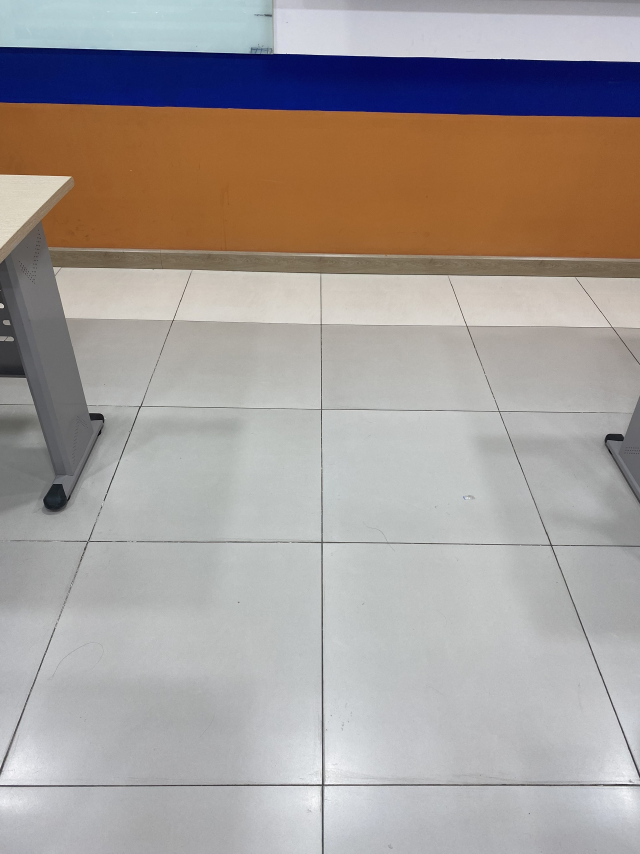
#> input picture imgs/1.jpg, 1920 x 2560 px (shown at 1/3 size); its folder holds only this picture in this run
$ jupyter execute --allow-errors analysis.ipynb
#> lines starting #> are read from the running program, lines starting #| are printed output that depends on the picture
[cell 1]
import cv2
import numpy as np
import random
import os
import math
import matplotlib.pyplot as plt
imgsPath='imgs'

imgs=[]
edges_imgs=[]
#Reading and Adding images
for path in os.listdir(imgsPath):
    print(os.path.join(imgsPath,path))

    img=cv2.imread(os.path.join(imgsPath,path))
#> img is the input picture: shape (2560, 1920, 3); mean B, G, R 152.7, 156.1, 163.9

    arrayTemp=np.array(img.shape[:-1])*0.4

    W,H=int(arrayTemp[0]),int(arrayTemp[1])

    img=cv2.resize(img,(H,W))
#> img: shape (1024, 768, 3)

    # 1. Convert to gray & denoise
    gray = cv2.cvtColor(img, cv2.COLOR_BGR2GRAY)
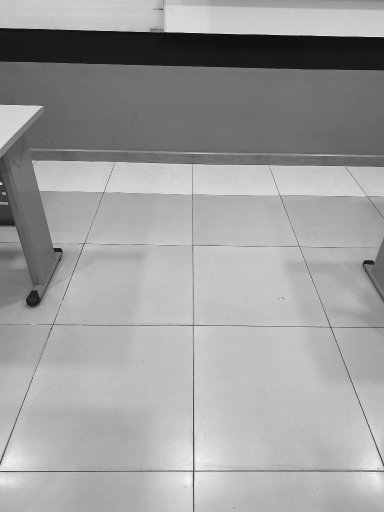
#> gray: shape (1024, 768) (shown at 1/2 size); min 5, max 254, mean 158
    blur = cv2.GaussianBlur(gray, (5, 5), 0)

    # 2. Outline extraction with Canny
    edges = cv2.Canny(blur, 10, 200)
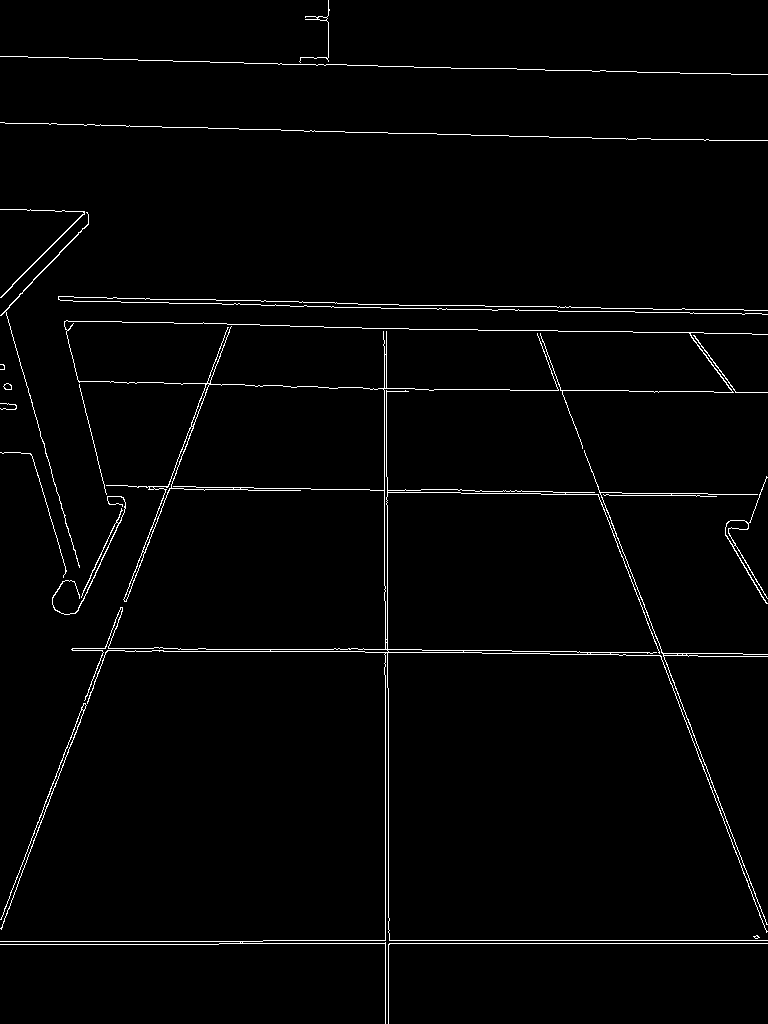
#> edges: shape (1024, 768); 1.8% white in thin lines or dots

    imgs.append(img)
    edges_imgs.append(edges)

[cell 2]
# [13 lines left out: function convertCoordinates, not called in this run]

def convertDegree(thetas):
    alpha=thetas - np.pi/2
    return np.abs(np.degrees(alpha))

# Draw function and log function (For detailing)
# [14 lines left out: function draw, not called in this run]

Showing the last test images

[cell 3]
import matplotlib.pyplot as plt
plt.gray()
plt.imshow(blur)
plt.show()

[cell 4]
plt.imshow(edges)

[cell 5]
lines_imgs=[]
countFails=0
path='results/Temp'
edges_imgs_=edges_imgs.copy()
#> edges_imgs_ = 1 item
for pos,edges in enumerate(edges_imgs_):
    lines=[]
    lines=cv2.HoughLines(edges, 1,np.pi/180,150)
    if lines is None:
        print(f"Can't find lines of image number {pos+1}")
        print('Image Error: ')
        plt.imshow(imgs[pos])
        countFails+=1

    img=imgs[pos]

    if lines is not None:

        lines_imgs.append(lines)
        img_c=img.copy()

        for i in range(len(lines)):
            rho=lines[i][0][0]
            theta=lines[i][0][1]

            x0=rho*np.cos(theta)
            y0=rho*np.sin(theta)

            a=np.cos(theta)
            b=np.sin(theta)

            x1=int(x0+1000*(-b))
            y1=int(y0+1000*(a))
            x2=int(x0-1000*(-b))
            y2=int(y0-1000*(a))

            cv2.line(img_c,(x1,y1),(x2,y2),(255,0,0),2)

        print(f'Saved result of image {pos+1} at {path}/{pos+1}.jpg')
        cv2.imwrite(f'{path}/{pos+1}.jpg',img_c)
#> this loop made 1 pass
#> pos on pass 1: 0
#> (printed output is left out)
#> pass 1, `cv2.imwrite(f'{path}/{pos+1}.jpg',img_c)`:
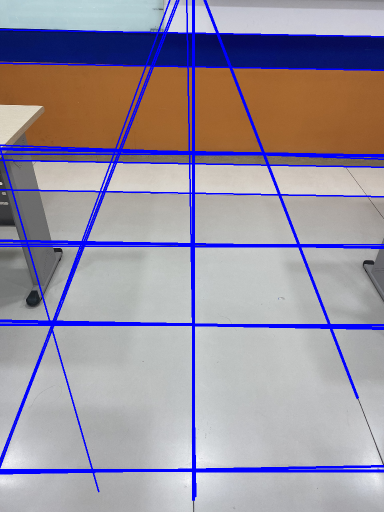
#> saved as 1.jpg: shape (1024, 768, 3) (shown at 1/2 size); mean B, G, R 161.1, 145.1, 152.4
#> after the loop, countFails = 0; lines_imgs = 1 item


if countFails: print(f'There are {countFails} images failed!')
else: print('All passed!')

[cell 6]
plt.imshow(img_c)

[cell 7]
lines_filtered_imgs=[]
for pos,lines in enumerate(lines_imgs):

    print(f"\n---------------Img {pos+1}---------------\n")

    lines_filtered=[]
    visited=[]
    angleBias=0.3
    p_bias=20

    for i in range(len(lines)-1):
        lines_=[]
        check=False

        if list(lines[i][0]) in visited: continue

        for j in range(i,len(lines)):
            c=False

            angleD=np.abs(lines[i][0][1]-lines[j][0][1])
            pD=np.abs(lines[i][0][0]-lines[j][0][0])

            print(f'\nFirst line: {lines[i]}; Second line: {lines[j]}; Difference:\nAngle: {angleD}\nLine: {pD}\nCond:',end=' ')

            if angleD<angleBias and pD<p_bias:

                print('Take')

                lines_.append(lines[i])
                lines_.append(lines[j])
                visited.append(list(lines[i][0]))
                visited.append(list(lines[j][0]))

                check=True
                c=True

            if not c:

                print('Pass')


        print('---Take and Average Process---')

        if not check:
            print(f'Not average; Value: {lines[i]}')

            lines_filtered.append(lines[i])
            visited.append(list(lines[i][0]))

            print(f'Visited: {visited}')
            print('-----------------------------')

        else:
            print(f'Average; value need to average {lines_}')
            print(f'Values: {np.mean(lines_,axis=0)}')

            lines_filtered.append(np.mean(lines_,axis=0))

            print(f'Visited: {visited}')
            print('-----------------------------')
    print(f'Result: {lines_filtered}')
    lines_filtered_imgs.append(lines_filtered)
#> this loop made 1 pass
#> (pos, angleBias, p_bias) on pass 1: (0, 0.3, 20)
#> (printed output is left out)
#> after the loop, lines_filtered_imgs = [[[[943.4, 1.57]], [[-383.2, 2.78]], [[328.7, 0.364]], [[385.8, 0]], [[484.8, 1.58]], [[298.1, 1.59]], [[648.6, 1.58]], [[318, 1.58]], [[380, 1.59]], [[127, 1.59]], [[81, 2.86]], [[60, 1.59]], [[-374, 3.12]]]]

[cell 8]
countFails=0
path='results/imgs/Temp2'
colors_imgs=[]

for pos,lines_filtered in enumerate(lines_filtered_imgs):

    img=imgs[pos]

    if lines_filtered is not None:

        colors=[(random.randint(10,255),random.randint(20,255),random.randint(30,255)) for i in range(len(lines_filtered))]
        img_c=img.copy()

        for i in range(len(lines_filtered)):
            rho=lines_filtered[i][0][0]
            theta=lines_filtered[i][0][1]

            x0=rho*np.cos(theta)
            y0=rho*np.sin(theta)

            a=np.cos(theta)
            b=np.sin(theta)

            x1=int(x0+1000*(-b))
            y1=int(y0+1000*(a))
            x2=int(x0-1000*(-b))
            y2=int(y0-1000*(a))
            cv2.line(img_c,(x1,y1),(x2,y2),colors[i],5)

        colors_imgs.append(colors)
        print(f'Saved result of image {pos+1} at {path}/{pos+1}.jpg')
        cv2.imwrite(f'{path}/{pos+1}.jpg',img_c)
#> this loop made 1 pass
#> pass 1, `cv2.imwrite(f'{path}/{pos+1}.jpg',img_c)`:
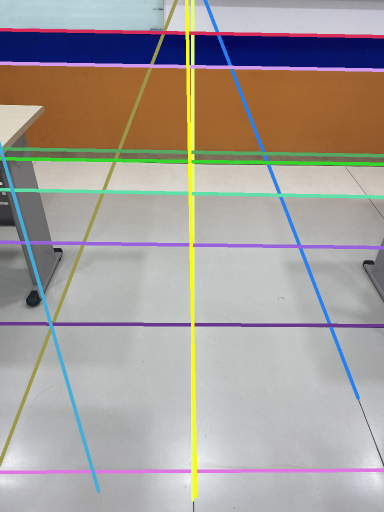
#> saved as 1.jpg: shape (1024, 768, 3) (shown at 1/2 size); mean B, G, R 153.3, 157.7, 163.7
#> after the loop, colors_imgs = [[(226, 118, 224), (237, 127, 40), (76, 150, 154), (113, 255, 230), (222, 97, 152), (101, 169, 85), (139, 55, 102), (45, 213, 54), (168, 224, 94), (242, 156, 210), (217, 174, 67), (89, 45, 216), (28, 250, 247)]]

if countFails: print(f'There are {countFails} images failed!')
else: print('All passed!')

[cell 9]
lines_filtered=lines_filtered_imgs[-1]
#> lines_filtered = [[[943.4, 1.57]], [[-383.2, 2.78]], [[328.7, 0.364]], [[385.8, 0]], [[484.8, 1.58]], [[298.1, 1.59]], [[648.6, 1.58]], [[318, 1.58]], [[380, 1.59]], [[127, 1.59]], [[81, 2.86]], [[60, 1.59]], [[-374, 3.12]]]
img=imgs[-1]
if lines_filtered is not None:

    colors=[(random.randint(10,255),random.randint(20,255),random.randint(30,255)) for i in range(len(lines_filtered))]
#> colors = [(185, 104, 150), (153, 45, 120), (121, 100, 186), (173, 253, 82), (151, 142, 143), (231, 153, 96), (25, 226, 170), (244, 23, 53), (194, 235, 132), (191, 231, 230), (181, 180, 30), (166, 146, 241), (232, 105, 92)]
    img_c=img.copy()

    for i in range(len(lines_filtered)):
        rho=lines_filtered[i][0][0]
        theta=lines_filtered[i][0][1]

        x0=rho*np.cos(theta)
        y0=rho*np.sin(theta)

        a=np.cos(theta)
        b=np.sin(theta)

        x1=int(x0+1000*(-b))
        y1=int(y0+1000*(a))
        x2=int(x0-1000*(-b))
        y2=int(y0-1000*(a))
        cv2.line(img_c,(x1,y1),(x2,y2),colors[i],5)
#> this loop made 13 passes
#> (rho, theta, x0, y0, a, b, x1, y1) on passes 1 to 8: (943.4, 1.57, 4.12, 943.4, 0.00436, 1, -995, 947), (-383.2, 2.78, 357.8, -137.3, -0.934, 0.358, 0, -1070), (328.7, 0.364, 307.2, 116.9, 0.935, 0.356, -48, 1051), (385.8, 0, 385.8, 0, 1, 0, 385, 1000), (484.8, 1.58, -6.35, 484.7, -0.0131, 1, -1006, 471), (298.1, 1.59, -5.2, 298.1, -0.0175, 1, -1005, 280), (648.6, 1.58, -2.83, 648.6, -0.00436, 1, -1002, 644), (318, 1.58, -4.16, 318, -0.0131, 1, -1004, 304)
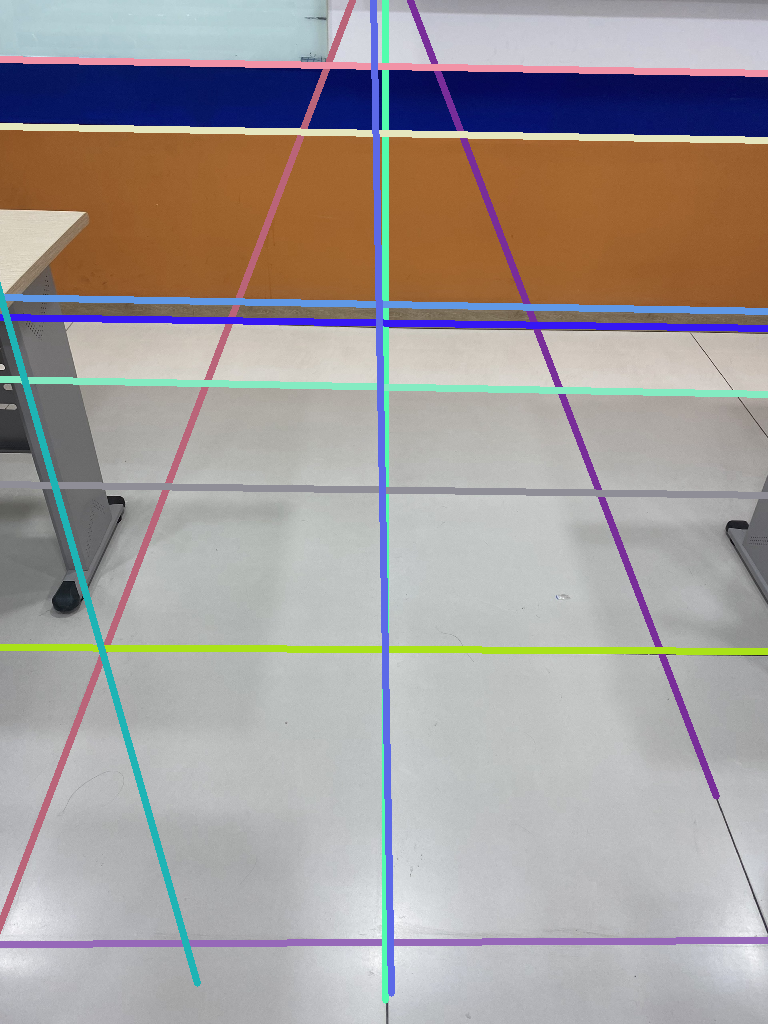
#> img_c: shape (1024, 768, 3); mean B, G, R 156, 156.7, 162.7
    plt.imshow(img_c)

$ run again, on imgs/5.jpg
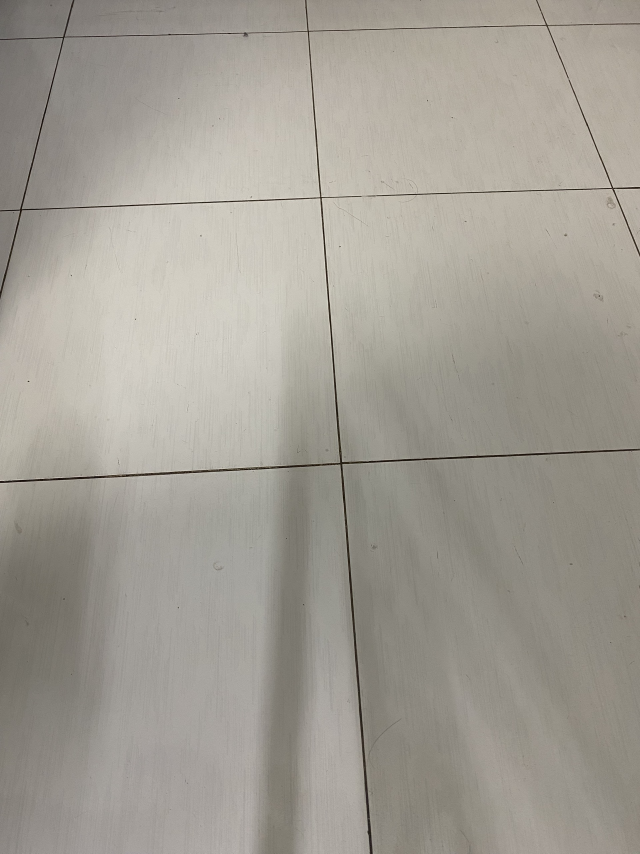
#> input picture imgs/5.jpg, 1920 x 2560 px (shown at 1/3 size)
#> img is the input picture: shape (2560, 1920, 3); mean B, G, R 148.6, 157.7, 162
#> img: shape (1024, 768, 3)
#> `edges = cv2.Canny(blur, 10, 200)`:
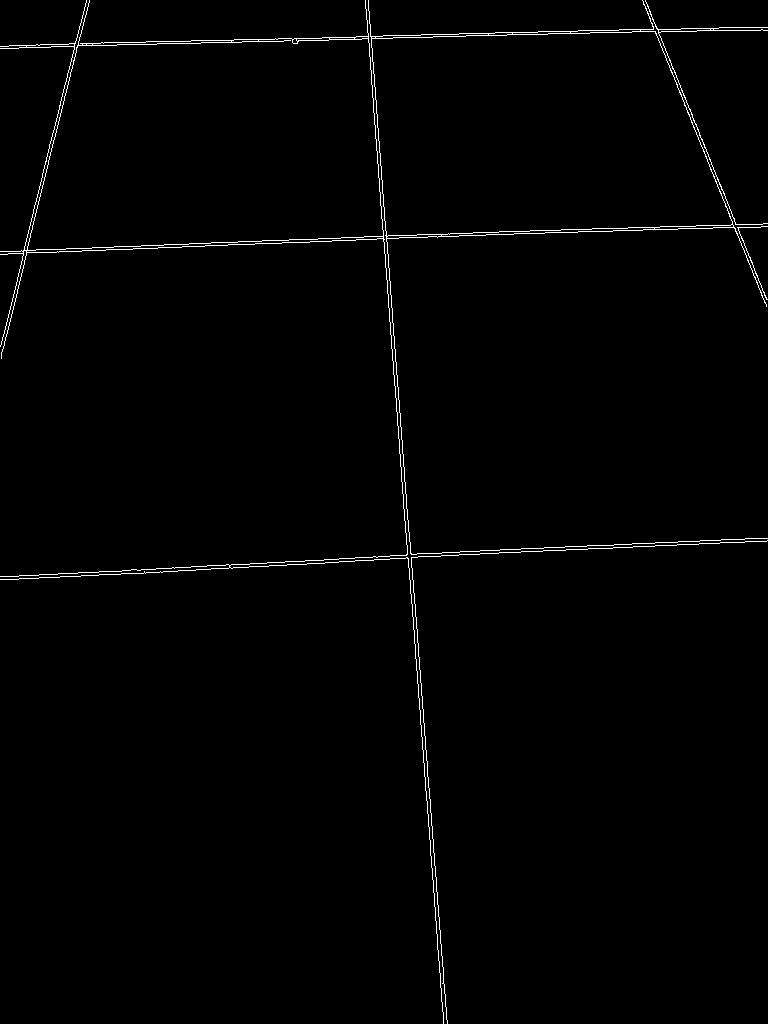
#> edges: shape (1024, 768); 1% white in thin lines or dots
#> edges_imgs_ = 1 item
#> the loop `for pos,edges in enumerate(edges_imgs_):` made 1 pass
#> pos on pass 1: 0
#> (printed output is left out)
#> after the loop `for pos,edges in enumerate(edges_imgs_):`: countFails = 0; lines_imgs = 1 item
#> the loop `for pos,lines in enumerate(lines_imgs): ` made 1 pass
#> (pos, angleBias, p_bias) on pass 1: (0, 0.3, 20)
#> (printed output is left out)
#> after the loop `for pos,lines in enumerate(lines_imgs):`: lines_filtered_imgs = [[[[578.2, 1.52]], [[249, 1.54]], [[44.5, 1.55]], [[-367.7, 3.07]], [[84.83, 0.241]], [[-597.5, 2.76]]]]
#> the loop `for pos,lines_filtered in enumerate(lines_filtered_imgs): ` made 1 pass
#> after the loop `for pos,lines_filtered in enumerate(lines_filtered_imgs):`: colors_imgs = [[(226, 118, 224), (237, 127, 40), (76, 150, 154), (113, 255, 230), (222, 97, 152), (101, 169, 85)]]
#> `lines_filtered=lines_filtered_imgs[-1]`: lines_filtered = [[[578.2, 1.52]], [[249, 1.54]], [[44.5, 1.55]], [[-367.7, 3.07]], [[84.83, 0.241]], [[-597.5, 2.76]]]
#> `colors=[(random.randint(10,255),random.randint(20,255),random.randint(..`: colors = [(139, 55, 102), (45, 213, 54), (168, 224, 94), (242, 156, 210), (217, 174, 67), (89, 45, 216)]
#> the loop `for i in range(len(lines_filtered)):` made 6 passes
#> (rho, theta, x0, y0, a, b, x1, y1) on passes 1 to 6: (578.2, 1.52, 30.26, 577.5, 0.0523, 0.999, -968, 629), (249, 1.54, 8.69, 248.8, 0.0349, 0.999, -990, 283), (44.5, 1.55, 0.932, 44.49, 0.0209, 1, -998, 65), (-367.7, 3.07, 366.7, -26.71, -0.997, 0.0727, 294, -1024), (84.83, 0.241, 82.37, 20.28, 0.971, 0.239, -156, 991), (-597.5, 2.76, 554, -223.8, -0.927, 0.375, 179, -1151)
#> after the loop `for i in range(len(lines_filtered)):`:
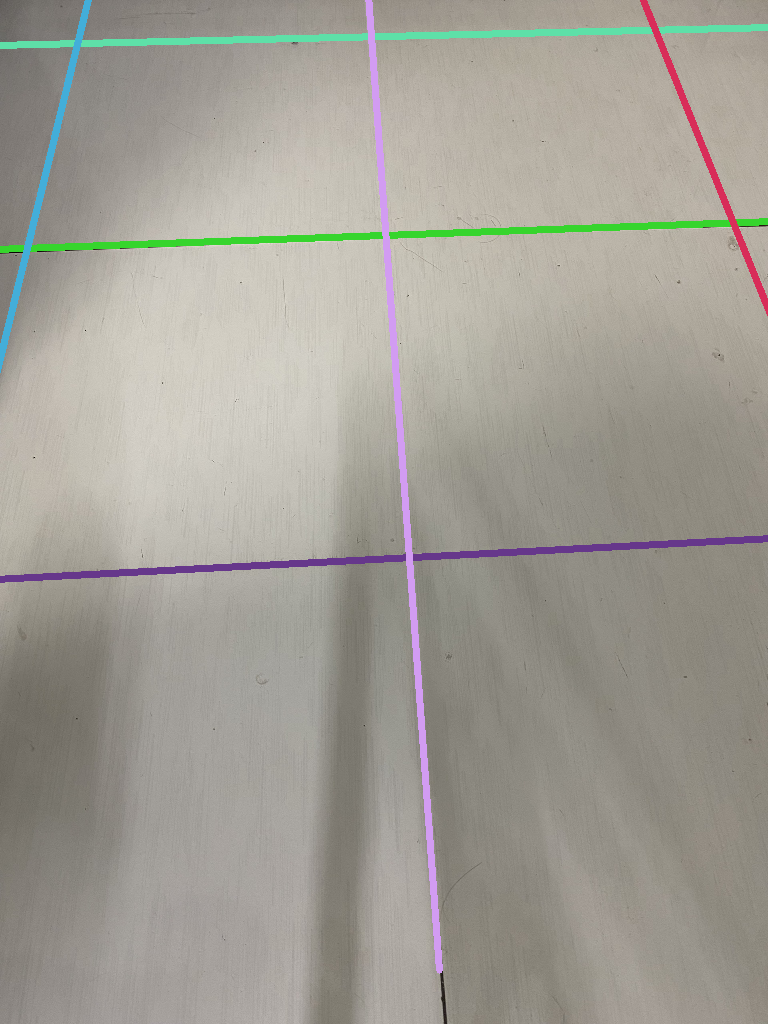
#> img_c: shape (1024, 768, 3); mean B, G, R 149.7, 158.3, 161.4
